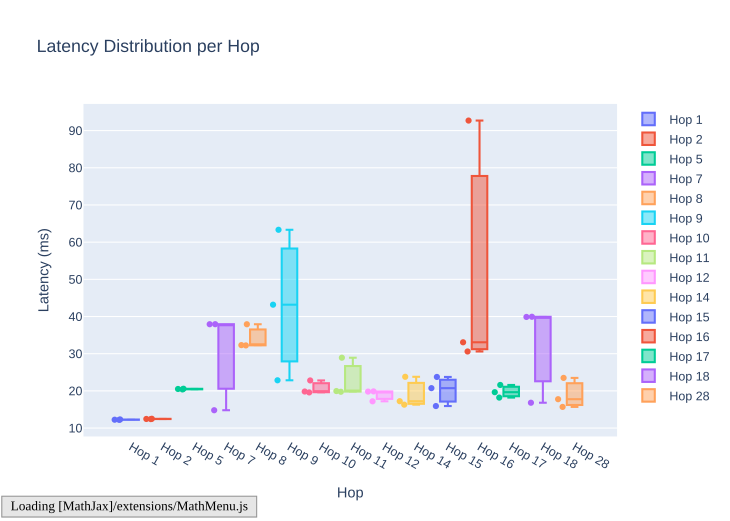

Python code for this plot:
import json
import os
import subprocess
import argparse
import sys
import time
import statistics
from collections import defaultdict
from typing import List
import plotly.graph_objs as pogo


class TracerouteOutput:
    def __init__(self, avg, hop, hosts, maximum, median, minimum):
        self.avg = avg
        self.hop = hop
        self.hosts = hosts
        self.maximum = maximum
        self.median = median
        self.minimum = minimum


def get_statistics_per_hop(cumulative_data: List[List[TracerouteOutput]]) -> List[dict]:
    hop_data = {}

    # Grouping data by hop number
    for run in cumulative_data:
        for result in run:
            hop = result.hop
            if hop not in hop_data:
                hop_data[hop] = {
                    'avg': [],
                    'max': [],
                    'med': [],
                    'min': [],
                    'hosts': []  # Assuming hosts remain consistent per hop
                }
            if result.avg:
                hop_data[hop]['avg'].append(result.avg)
                hop_data[hop]['max'].append(result.maximum)
                hop_data[hop]['med'].append(result.median)
                hop_data[hop]['min'].append(result.minimum)
                hop_data[hop]['hosts'].append(result.hosts)

    # Calculate statistics for each hop
    stats_by_hop = []

    for hop, data in hop_data.items():
        hop_stats = {
            'avg': round(statistics.mean(data['avg']),3) if data['avg'] else None,
            'hop': hop,
            'hosts': data['hosts'],
            'max': round(max(data['max']), 3) if data['max'] else None,
            'med': round(statistics.median(data['med']), 3) if data['med'] else None,
            'min': round(min(data['min']), 3) if data['min'] else None
        }

        stats_by_hop.append(hop_stats)

    # Sort the result by hop number
    stats_by_hop.sort(key=lambda x: int(x['hop']))

    return stats_by_hop


#  Saves the output as a JSON file
def save_cumulative_stats_json(output, path):
    with open(path, "w") as json_write:
        json.dump(output, json_write, indent=4)


# Save the output as box plots (latency distribution per each hop) in PDF
def save_latency_distribution_boxplot_pdf(hop_data, args):
    hop_data = {k: hop_data[k] for k in sorted(hop_data, key=lambda x: int(x))}

    fig = pogo.Figure()

    for hop_number, latencies in hop_data.items():
        fig.add_trace(pogo.Box(
            y=latencies,
            name=f"Hop {hop_number}",
            boxpoints='all',  # Show all data points
            jitter=0.5,  # Spread them out so they don't overlap
            pointpos=-1.8  # Position of points on the box plot
        ))

    fig.update_layout(
        title="Latency Distribution per Hop " + (f"for Domain: {args.target}" if args.target else ""),
        xaxis_title="Hop",
        yaxis_title="Latency (ms)",
        showlegend=True
    )

    fig.write_image(args.graph if args.graph else "./trstats.pdf", format='pdf')


# Parses the output from traceroute subroutine and returns a list of TracerouteOutput object
def parse_traceroute_output(traceroute_data, latencies_per_hop) -> List[TracerouteOutput]:
    hops = traceroute_data.splitlines()[1:] # Skips the traceroute header
    parsed_output = []

    for hop in hops:
        parts = hop.split()
        hop_number = parts[0]

        if parts[1:4] == ["*"] * 3:
            parsed_output.append(TracerouteOutput(avg=None, hop=hop_number, hosts=[], maximum=None, median=None, minimum=None))
            continue

        times = []
        hosts = []

        for i in range(1, len(parts)):
            part = parts[i]
            # This is an IP
            if '(' in part and ')' in part:
                host = parts[i - 1]
                hosts.append([host, part])
            #  This is latency
            elif 'ms' in part:
                try:
                    times.append(float(parts[i-1]))
                except ValueError:
                    continue

        # Stats over three probes
        if times:
            avg = round(sum(times) / len(times), 2)
            maximum = max(times)
            minimum = max(times)
            median = statistics.median(times)

            # Creates list of every latency per hop
            latencies_per_hop[hop_number] = latencies_per_hop.get(hop_number, []) + times

            parsed_output.append(TracerouteOutput(avg=avg, hop=hop_number, hosts=hosts, maximum=maximum, median=median, minimum=minimum))

    return parsed_output


#  Executes the subroutine for traceroute
def execute_traceroute_subroutine(target, max_hops=None):
    command = ['traceroute', target, '-m', str(max_hops)] if max_hops else ['traceroute', target]

    try:
        '''
        capture_output=True catches either result (output: stdout or error: stderr)
        check=True raises a CalledProcessError if subsystem exit code was non-zero (indicates an error)
        text=True returns output as string instead of bytes
        '''
        traceroute_output = subprocess.run(command, capture_output=True, text=True, check=True)
        return traceroute_output.stdout
    except subprocess.CalledProcessError as e:
        print(f"Error executing traceroute {e}", file=sys.stderr)
        return None


def execute_traceroute(args):
    cumulative_data = []
    latencies_per_hop = defaultdict(list)

    # Run traceroute NUM_RUNS times
    for i in range(args.num_runs):
        print(f"Running traceroute {i + 1} of {args.num_runs}")
        traceroute_data = execute_traceroute_subroutine(args.target, args.max_hops)

        if traceroute_data:
            parsed_output = parse_traceroute_output(traceroute_data, latencies_per_hop)
            cumulative_data.append(parsed_output)

        # Introduce a delay except the last run
        if i < (args.num_runs - 1):
            time.sleep(args.run_delay)

    return cumulative_data, latencies_per_hop


def use_test_directory(path):
    cumulative_data = []
    latencies_per_hop = defaultdict(list)
    for filename in os.listdir(path):
        filepath = os.path.join(path, filename)
        with open(filepath, 'r') as file:
            parsed_output = parse_traceroute_output(file.read(), latencies_per_hop)
            cumulative_data.append(parsed_output)

    return cumulative_data, latencies_per_hop


def unwrap_arguments(argument_parser):
    args = argument_parser.parse_args()

    stats_per_hop = []
    latencies_per_hop = {}

    if args.test:
        cumulative_data, latencies_per_hop = use_test_directory(args.test)
        stats_per_hop = get_statistics_per_hop(cumulative_data)
    else:
        if not args.target:
            argument_parser.error("A target '-t' is required if '--test' is absent)")

        cumulative_data, latencies_per_hop = execute_traceroute(args)
        stats_per_hop = get_statistics_per_hop(cumulative_data)

    if stats_per_hop:
        save_cumulative_stats_json(stats_per_hop, args.output if args.output else "./trstats.json")

    if latencies_per_hop:
        save_latency_distribution_boxplot_pdf(latencies_per_hop, args)


'''
Program Execution begins in the main function. It parses arguments that are based from the CLI. If --test is specified, it skips every other flag and tests for existing output.
Otherwise based on the flags, it either
'''
def main():
    argument_parser = argparse.ArgumentParser(description='''Welcome to TraceWrap.
    This Program acts as a wrapper for traceroute, a command line tool that automatically executes traceroute multiple times towards a target domain name or IP address''')
    argument_parser.add_argument('-n', '--num-runs', type=int, default=1, help="Number of times traceroute will run")
    argument_parser.add_argument('-d', '--run-delay', type=int, default=0,
                        help="Number of seconds to wait between two consecutive runs")
    argument_parser.add_argument('-m', '--max-hops', type=int, help="Number of max hops per traceroute run")
    argument_parser.add_argument('-o', '--output', help="Path and name of output JSON file containing the stats")
    argument_parser.add_argument('-g', '--graph', help="Path and name of output PDF file containing stats graph")
    argument_parser.add_argument('-t', '--target', help="A target domain name or IP address (required if --test is absent)")
    argument_parser.add_argument('--test', help='''Directory containing num_runs text files, each of which contains the output of a traceroute run. 
    If present, this will override all other options and traceroute will not be invoked. Stats will be computed over the traceroute output stored in the text files''')

    unwrap_arguments(argument_parser)


if __name__ == '__main__':
    main()
